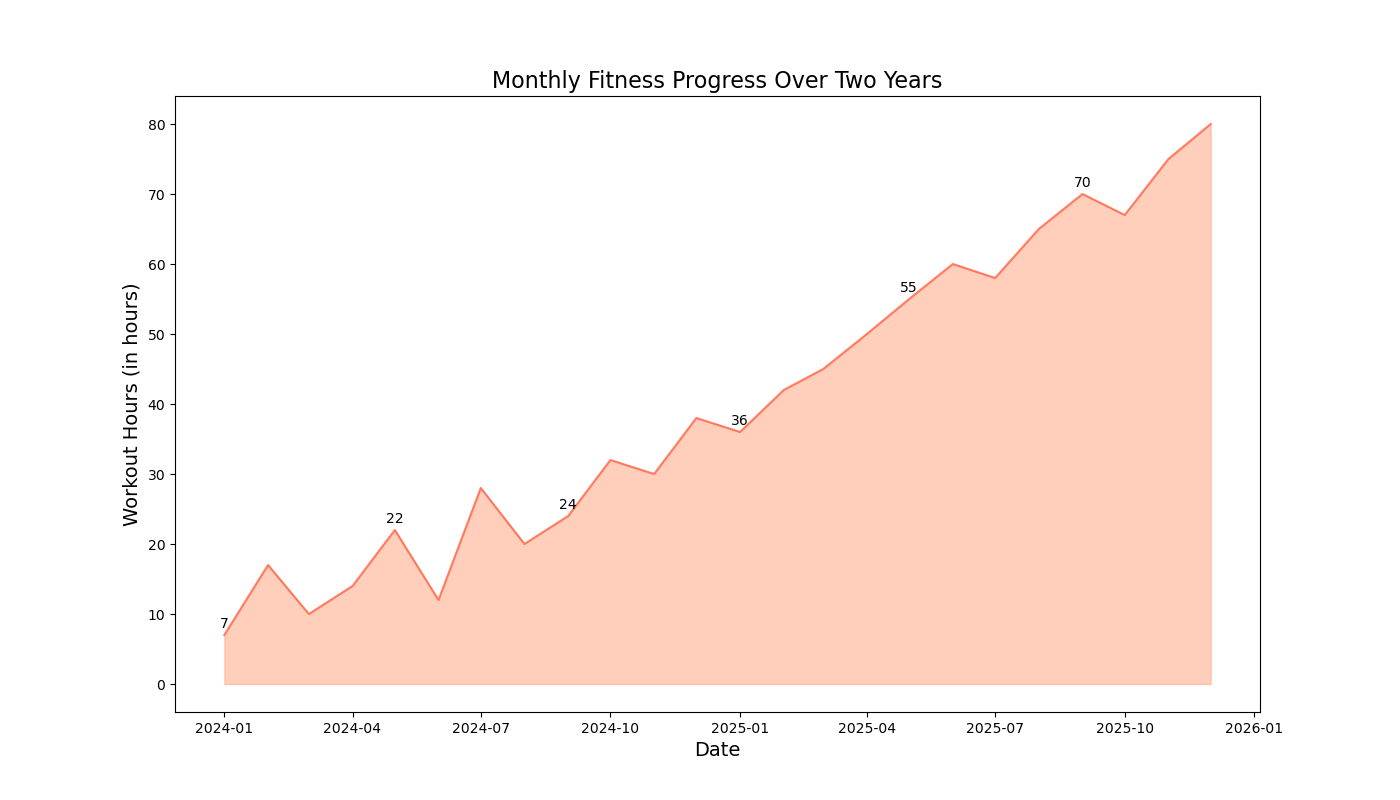

The Python source for this figure:

import matplotlib.pyplot as plt
import pandas as pd

data = {
    'Date': [
        '2024-01-01', '2024-02-01', '2024-03-01', '2024-04-01', '2024-05-01',
        '2024-06-01', '2024-07-01', '2024-08-01', '2024-09-01', '2024-10-01',
        '2024-11-01', '2024-12-01', '2025-01-01', '2025-02-01', '2025-03-01',
        '2025-04-01', '2025-05-01', '2025-06-01', '2025-07-01', '2025-08-01',
        '2025-09-01', '2025-10-01', '2025-11-01', '2025-12-01'
    ],
    'Value': [
        7, 17, 10, 14, 22, 12, 28, 20, 24, 32, 30, 38, 36, 42, 45, 50, 55, 60, 58, 65, 70, 67, 75, 80
    ]
}

df = pd.DataFrame(data)
df['Date'] = pd.to_datetime(df['Date'])

plt.figure(figsize=(14, 8))
plt.fill_between(df['Date'], df['Value'], color='#FFA07A', alpha=0.5)
plt.plot(df['Date'], df['Value'], color='#FF6347', alpha=0.8)

plt.title('Monthly Fitness Progress Over Two Years', fontsize=16)
plt.xlabel('Date', fontsize=14)
plt.ylabel('Workout Hours (in hours)', fontsize=14)

for i in range(len(df)):
    if i % 4 == 0:
        plt.text(df['Date'][i], df['Value'][i] + 1, str(df['Value'][i]), fontsize=10, ha='center')

plt.show()
